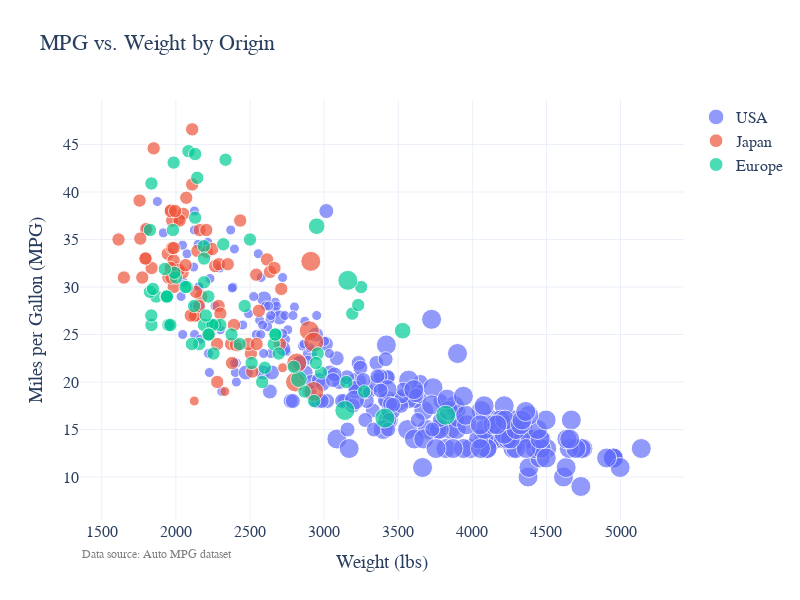

Here is the notebook cell this chart was saved with:
### Code cell
fig = go.Figure()
max_size = 20

# Iterate over unique origins and create a scatter trace for each
for i, origin in enumerate(mpg['origin'].unique()):
    # Filter the DataFrame for the current origin
    subset = mpg[mpg['origin'] == origin]
    marker_sizes = max_size*subset['cylinders']/subset['cylinders'].max()
    # Create a hover text for each point
    hover_text = (
            subset['origin'] + "<br>"
                  "Weight: " + subset['weight'].astype(str) + "<br>"
                  "MPG: " + subset['mpg'].astype(str) + "<br>"
                  "Cylinders: " + subset['cylinders'].astype(str))
    # add a trace to the figure
    fig.add_trace(
        go.Scatter(
            x=subset['weight'], y=subset['mpg'],
            mode='markers',
            name=origin,
            marker=dict(size=marker_sizes, color=i),
            text=hover_text,
        )
    )
fig.add_annotation(
    text="Data source: Auto MPG dataset",
    xref="paper", yref="paper",
    x=0, y=-0.1,
    showarrow=False,
    font=dict(size=12, color="gray")
)
fig.update_layout(
    title='MPG vs. Weight by Origin',
    xaxis_title='Weight (lbs)',
    yaxis_title='Miles per Gallon (MPG)',
    width=800, height=600,
    template='plotly_white',
    font_family="Times", font_size=16,
)
fig.show()

### Figure 1 — Plotly figure (JSON) as saved in the notebook; plotly's stock layout.template omitted (floating-point values rounded to 4 significant figures; data arrays with more than 128 entries replaced by an {"elided": "..."} marker saying what was removed)
{"data": [{"marker": {"color": 0, "size": {"elided": "249 float values"}}, "mode": "markers", "name": "USA", "text": {"elided": "249 str values"}, "type": "scatter", "x": {"elided": "249 int values"}, "y": {"elided": "249 float values"}}, {"marker": {"color": 1, "size": [13.33, 13.33, 13.33, 13.33, 13.33, 13.33, 13.33, 10.0, 13.33, 13.33, 13.33, 13.33, 13.33, 10.0, 20.0, 13.33, 13.33, 13.33, 13.33, 13.33, 13.33, 13.33, 13.33, 13.33, 13.33, 13.33, 13.33, 13.33, 20.0, 13.33, 13.33, 13.33, 13.33, 20.0, 10.0, 13.33, 13.33, 13.33, 13.33, 13.33, 13.33, 13.33, 13.33, 13.33, 13.33, 13.33, 13.33, 13.33, 13.33, 13.33, 13.33, 13.33, 13.33, 13.33, 13.33, 20.0, 10.0, 13.33, 13.33, 13.33, 13.33, 13.33, 13.33, 13.33, 13.33, 13.33, 13.33, 13.33, 20.0, 20.0, 13.33, 13.33, 13.33, 13.33, 13.33, 13.33, 13.33, 13.33, 13.33]}, "mode": "markers", "name": "Japan", "text": ["Japan<br>Weight: 2372<br>MPG: 24.0<br>Cylinders: 4", "Japan<br>Weight: 2130<br>MPG: 27.0<br>Cylinders: 4", "Japan<br>Weight: 2130<br>MPG: 27.0<br>Cylinders: 4", "Japan<br>Weight: 2228<br>MPG: 25.0<br>Cylinders: 4", "Japan<br>Weight: 1773<br>MPG: 31.0<br>Cylinders: 4", "Japan<br>Weight: 1613<br>MPG: 35.0<br>Cylinders: 4", "Japan<br>Weight: 2278<br>MPG: 24.0<br>Cylinders: 4", "Japan<br>Weight: 2330<br>MPG: 19.0<br>Cylinders: 3", "Japan<br>Weight: 2288<br>MPG: 28.0<br>Cylinders: 4", "Japan<br>Weight: 2506<br>MPG: 23.0<br>Cylinders: 4", "Japan<br>Weight: 2100<br>MPG: 27.0<br>Cylinders: 4", "Japan<br>Weight: 2279<br>MPG: 20.0<br>Cylinders: 4", "Japan<br>Weight: 2379<br>MPG: 22.0<br>Cylinders: 4", "Japan<br>Weight: 2124<br>MPG: 18.0<br>Cylinders: 3", "Japan<br>Weight: 2807<br>MPG: 20.0<br>Cylinders: 6", "Japan<br>Weight: 1950<br>MPG: 31.0<br>Cylinders: 4", "Japan<br>Weight: 1836<br>MPG: 32.0<br>Cylinders: 4", "Japan<br>Weight: 1649<br>MPG: 31.0<br>Cylinders: 4", "Japan<br>Weight: 2003<br>MPG: 32.0<br>Cylinders: 4", "Japan<br>Weight: 2489<br>MPG: 24.0<br>Cylinders: 4", "Japan<br>Weight: 2391<br>MPG: 26.0<br>Cylinders: 4", "Japan<br>Weight: 2171<br>MPG: 29.0<br>Cylinders: 4", "Japan<br>Weight: 2702<br>MPG: 24.0<br>Cylinders: 4", "Japan<br>Weight: 2545<br>MPG: 24.0<br>Cylinders: 4", "Japan<br>Weight: 1795<br>MPG: 33.0<br>Cylinders: 4", "Japan<br>Weight: 1795<br>MPG: 33.0<br>Cylinders: 4", "Japan<br>Weight: 1990<br>MPG: 32.0<br>Cylinders: 4", "Japan<br>Weight: 2155<br>MPG: 28.0<br>Cylinders: 4", "Japan<br>Weight: 2930<br>MPG: 19.0<br>Cylinders: 6", "Japan<br>Weight: 2045<br>MPG: 31.5<br>Cylinders: 4", "Japan<br>Weight: 1945<br>MPG: 33.5<br>Cylinders: 4", "Japan<br>Weight: 2265<br>MPG: 26.0<br>Cylinders: 4", "Japan<br>Weight: 1985<br>MPG: 30.0<br>Cylinders: 4", "Japan<br>Weight: 2815<br>MPG: 22.0<br>Cylinders: 6", "Japan<br>Weight: 2720<br>MPG: 21.5<br>Cylinders: 3", "Japan<br>Weight: 1985<br>MPG: 32.8<br>Cylinders: 4", "Japan<br>Weight: 2070<br>MPG: 39.4<br>Cylinders: 4", "Japan<br>Weight: 1800<br>MPG: 36.1<br>Cylinders: 4", "Japan<br>Weight: 2560<br>MPG: 27.5<br>Cylinders: 4", "Japan<br>Weight: 2300<br>MPG: 27.2<br>Cylinders: 4", "Japan<br>Weight: 2515<br>MPG: 21.1<br>Cylinders: 4", "Japan<br>Weight: 2405<br>MPG: 23.9<br>Cylinders: 4", "Japan<br>Weight: 2135<br>MPG: 29.5<br>Cylinders: 4", "Japan<br>Weight: 1975<br>MPG: 34.1<br>Cylinders: 4", "Japan<br>Weight: 2020<br>MPG: 31.8<br>Cylinders: 4", "Japan<br>Weight: 1968<br>MPG: 38.1<br>Cylinders: 4", "Japan<br>Weight: 2019<br>MPG: 37.2<br>Cylinders: 4", "Japan<br>Weight: 2711<br>MPG: 29.8<br>Cylinders: 4", "Japan<br>Weight: 2542<br>MPG: 31.3<br>Cylinders: 4", "Japan<br>Weight: 2434<br>MPG: 37.0<br>Cylinders: 4", "Japan<br>Weight: 2265<br>MPG: 32.2<br>Cylinders: 4", "Japan<br>Weight: 2110<br>MPG: 46.6<br>Cylinders: 4", "Japan<br>Weight: 2110<br>MPG: 40.8<br>Cylinders: 4", "Japan<br>Weight: 1850<br>MPG: 44.6<br>Cylinders: 4", "Japan<br>Weight: 2145<br>MPG: 33.8<br>Cylinders: 4", "Japan<br>Weight: 2910<br>MPG: 32.7<br>Cylinders: 6", "Japan<br>Weight: 2420<br>MPG: 23.7<br>Cylinders: 3", "Japan<br>Weight: 2290<br>MPG: 32.4<br>Cylinders: 4", "Japan<br>Weight: 1755<br>MPG: 39.1<br>Cylinders: 4", "Japan<br>Weight: 1760<br>MPG: 35.1<br>Cylinders: 4", "Japan<br>Weight: 2065<br>MPG: 32.3<br>Cylinders: 4", "Japan<br>Weight: 1975<br>MPG: 37.0<br>Cylinders: 4", "Japan<br>Weight: 2050<br>MPG: 37.7<br>Cylinders: 4", "Japan<br>Weight: 1985<br>MPG: 34.1<br>Cylinders: 4", "Japan<br>Weight: 2210<br>MPG: 33.7<br>Cylinders: 4", "Japan<br>Weight: 2350<br>MPG: 32.4<br>Cylinders: 4", "Japan<br>Weight: 2615<br>MPG: 32.9<br>Cylinders: 4", "Japan<br>Weight: 2635<br>MPG: 31.6<br>Cylinders: 4", "Japan<br>Weight: 2900<br>MPG: 25.4<br>Cylinders: 6", "Japan<br>Weight: 2930<br>MPG: 24.2<br>Cylinders: 6", "Japan<br>Weight: 2025<br>MPG: 37.0<br>Cylinders: 4", "Japan<br>Weight: 1970<br>MPG: 31.0<br>Cylinders: 4", "Japan<br>Weight: 2160<br>MPG: 36.0<br>Cylinders: 4", "Japan<br>Weight: 2205<br>MPG: 36.0<br>Cylinders: 4", "Japan<br>Weight: 2245<br>MPG: 34.0<br>Cylinders: 4", "Japan<br>Weight: 1965<br>MPG: 38.0<br>Cylinders: 4", "Japan<br>Weight: 1965<br>MPG: 32.0<br>Cylinders: 4", "Japan<br>Weight: 1995<br>MPG: 38.0<br>Cylinders: 4", "Japan<br>Weight: 2665<br>MPG: 32.0<br>Cylinders: 4"], "type": "scatter", "x": [2372, 2130, 2130, 2228, 1773, 1613, 2278, 2330, 2288, 2506, 2100, 2279, 2379, 2124, 2807, 1950, 1836, 1649, 2003, 2489, 2391, 2171, 2702, 2545, 1795, 1795, 1990, 2155, 2930, 2045, 1945, 2265, 1985, 2815, 2720, 1985, 2070, 1800, 2560, 2300, 2515, 2405, 2135, 1975, 2020, 1968, 2019, 2711, 2542, 2434, 2265, 2110, 2110, 1850, 2145, 2910, 2420, 2290, 1755, 1760, 2065, 1975, 2050, 1985, 2210, 2350, 2615, 2635, 2900, 2930, 2025, 1970, 2160, 2205, 2245, 1965, 1965, 1995, 2665], "y": [24.0, 27.0, 27.0, 25.0, 31.0, 35.0, 24.0, 19.0, 28.0, 23.0, 27.0, 20.0, 22.0, 18.0, 20.0, 31.0, 32.0, 31.0, 32.0, 24.0, 26.0, 29.0, 24.0, 24.0, 33.0, 33.0, 32.0, 28.0, 19.0, 31.5, 33.5, 26.0, 30.0, 22.0, 21.5, 32.8, 39.4, 36.1, 27.5, 27.2, 21.1, 23.9, 29.5, 34.1, 31.8, 38.1, 37.2, 29.8, 31.3, 37.0, 32.2, 46.6, 40.8, 44.6, 33.8, 32.7, 23.7, 32.4, 39.1, 35.1, 32.3, 37.0, 37.7, 34.1, 33.7, 32.4, 32.9, 31.6, 25.4, 24.2, 37.0, 31.0, 36.0, 36.0, 34.0, 38.0, 32.0, 38.0, 32.0]}, {"marker": {"color": 2, "size": [13.33, 13.33, 13.33, 13.33, 13.33, 13.33, 13.33, 13.33, 13.33, 13.33, 13.33, 13.33, 13.33, 13.33, 13.33, 13.33, 13.33, 13.33, 13.33, 13.33, 13.33, 13.33, 13.33, 13.33, 13.33, 13.33, 13.33, 13.33, 13.33, 13.33, 13.33, 13.33, 13.33, 13.33, 13.33, 13.33, 13.33, 13.33, 13.33, 13.33, 20.0, 13.33, 13.33, 13.33, 13.33, 13.33, 16.67, 20.0, 13.33, 20.0, 13.33, 13.33, 16.67, 13.33, 13.33, 13.33, 13.33, 13.33, 13.33, 16.67, 13.33, 13.33, 13.33, 13.33, 13.33, 13.33, 13.33, 20.0, 13.33, 13.33]}, "mode": "markers", "name": "Europe", "text": ["Europe<br>Weight: 1835<br>MPG: 26.0<br>Cylinders: 4", "Europe<br>Weight: 2672<br>MPG: 25.0<br>Cylinders: 4", "Europe<br>Weight: 2430<br>MPG: 24.0<br>Cylinders: 4", "Europe<br>Weight: 2375<br>MPG: 25.0<br>Cylinders: 4", "Europe<br>Weight: 2234<br>MPG: 26.0<br>Cylinders: 4", "Europe<br>Weight: 2123<br>MPG: 28.0<br>Cylinders: 4", "Europe<br>Weight: 2074<br>MPG: 30.0<br>Cylinders: 4", "Europe<br>Weight: 2065<br>MPG: 30.0<br>Cylinders: 4", "Europe<br>Weight: 1834<br>MPG: 27.0<br>Cylinders: 4", "Europe<br>Weight: 2254<br>MPG: 23.0<br>Cylinders: 4", "Europe<br>Weight: 2933<br>MPG: 18.0<br>Cylinders: 4", "Europe<br>Weight: 2511<br>MPG: 22.0<br>Cylinders: 4", "Europe<br>Weight: 2979<br>MPG: 21.0<br>Cylinders: 4", "Europe<br>Weight: 2189<br>MPG: 26.0<br>Cylinders: 4", "Europe<br>Weight: 1950<br>MPG: 26.0<br>Cylinders: 4", "Europe<br>Weight: 2265<br>MPG: 26.0<br>Cylinders: 4", "Europe<br>Weight: 1867<br>MPG: 29.0<br>Cylinders: 4", "Europe<br>Weight: 2158<br>MPG: 24.0<br>Cylinders: 4", "Europe<br>Weight: 2582<br>MPG: 20.0<br>Cylinders: 4", "Europe<br>Weight: 2868<br>MPG: 19.0<br>Cylinders: 4", "Europe<br>Weight: 2660<br>MPG: 24.0<br>Cylinders: 4", "Europe<br>Weight: 2219<br>MPG: 29.0<br>Cylinders: 4", "Europe<br>Weight: 1963<br>MPG: 26.0<br>Cylinders: 4", "Europe<br>Weight: 2300<br>MPG: 26.0<br>Cylinders: 4", "Europe<br>Weight: 2108<br>MPG: 24.0<br>Cylinders: 4", "Europe<br>Weight: 2246<br>MPG: 26.0<br>Cylinders: 4", "Europe<br>Weight: 2000<br>MPG: 31.0<br>Cylinders: 4", "Europe<br>Weight: 2223<br>MPG: 25.0<br>Cylinders: 4", "Europe<br>Weight: 1937<br>MPG: 29.0<br>Cylinders: 4", "Europe<br>Weight: 2694<br>MPG: 23.0<br>Cylinders: 4", "Europe<br>Weight: 2957<br>MPG: 23.0<br>Cylinders: 4", "Europe<br>Weight: 2945<br>MPG: 22.0<br>Cylinders: 4", "Europe<br>Weight: 2671<br>MPG: 25.0<br>Cylinders: 4", "Europe<br>Weight: 2464<br>MPG: 28.0<br>Cylinders: 4", "Europe<br>Weight: 2220<br>MPG: 25.0<br>Cylinders: 4", "Europe<br>Weight: 2202<br>MPG: 27.0<br>Cylinders: 4", "Europe<br>Weight: 1937<br>MPG: 29.0<br>Cylinders: 4", "Europe<br>Weight: 1825<br>MPG: 29.5<br>Cylinders: 4", "Europe<br>Weight: 3150<br>MPG: 20.0<br>Cylinders: 4", "Europe<br>Weight: 3270<br>MPG: 19.0<br>Cylinders: 4", "Europe<br>Weight: 3820<br>MPG: 16.5<br>Cylinders: 6", "Europe<br>Weight: 1825<br>MPG: 36.0<br>Cylinders: 4", "Europe<br>Weight: 1940<br>MPG: 29.0<br>Cylinders: 4", "Europe<br>Weight: 2190<br>MPG: 30.5<br>Cylinders: 4", "Europe<br>Weight: 2600<br>MPG: 21.5<br>Cylinders: 4", "Europe<br>Weight: 1985<br>MPG: 43.1<br>Cylinders: 4", "Europe<br>Weight: 2830<br>MPG: 20.3<br>Cylinders: 5", "Europe<br>Weight: 3140<br>MPG: 17.0<br>Cylinders: 6", "Europe<br>Weight: 2795<br>MPG: 21.6<br>Cylinders: 4", "Europe<br>Weight: 3410<br>MPG: 16.2<br>Cylinders: 6", "Europe<br>Weight: 1990<br>MPG: 31.5<br>Cylinders: 4", "Europe<br>Weight: 1925<br>MPG: 31.9<br>Cylinders: 4", "Europe<br>Weight: 3530<br>MPG: 25.4<br>Cylinders: 5", "Europe<br>Weight: 3190<br>MPG: 27.2<br>Cylinders: 4", "Europe<br>Weight: 2130<br>MPG: 37.3<br>Cylinders: 4", "Europe<br>Weight: 2144<br>MPG: 41.5<br>Cylinders: 4", "Europe<br>Weight: 2188<br>MPG: 34.3<br>Cylinders: 4", "Europe<br>Weight: 2085<br>MPG: 44.3<br>Cylinders: 4", "Europe<br>Weight: 2335<br>MPG: 43.4<br>Cylinders: 4", "Europe<br>Weight: 2950<br>MPG: 36.4<br>Cylinders: 5", "Europe<br>Weight: 3250<br>MPG: 30.0<br>Cylinders: 4", "Europe<br>Weight: 1835<br>MPG: 40.9<br>Cylinders: 4", "Europe<br>Weight: 1845<br>MPG: 29.8<br>Cylinders: 4", "Europe<br>Weight: 2500<br>MPG: 35.0<br>Cylinders: 4", "Europe<br>Weight: 2190<br>MPG: 33.0<br>Cylinders: 4", "Europe<br>Weight: 2320<br>MPG: 34.5<br>Cylinders: 4", "Europe<br>Weight: 3230<br>MPG: 28.1<br>Cylinders: 4", "Europe<br>Weight: 3160<br>MPG: 30.7<br>Cylinders: 6", "Europe<br>Weight: 1980<br>MPG: 36.0<br>Cylinders: 4", "Europe<br>Weight: 2130<br>MPG: 44.0<br>Cylinders: 4"], "type": "scatter", "x": [1835, 2672, 2430, 2375, 2234, 2123, 2074, 2065, 1834, 2254, 2933, 2511, 2979, 2189, 1950, 2265, 1867, 2158, 2582, 2868, 2660, 2219, 1963, 2300, 2108, 2246, 2000, 2223, 1937, 2694, 2957, 2945, 2671, 2464, 2220, 2202, 1937, 1825, 3150, 3270, 3820, 1825, 1940, 2190, 2600, 1985, 2830, 3140, 2795, 3410, 1990, 1925, 3530, 3190, 2130, 2144, 2188, 2085, 2335, 2950, 3250, 1835, 1845, 2500, 2190, 2320, 3230, 3160, 1980, 2130], "y": [26.0, 25.0, 24.0, 25.0, 26.0, 28.0, 30.0, 30.0, 27.0, 23.0, 18.0, 22.0, 21.0, 26.0, 26.0, 26.0, 29.0, 24.0, 20.0, 19.0, 24.0, 29.0, 26.0, 26.0, 24.0, 26.0, 31.0, 25.0, 29.0, 23.0, 23.0, 22.0, 25.0, 28.0, 25.0, 27.0, 29.0, 29.5, 20.0, 19.0, 16.5, 36.0, 29.0, 30.5, 21.5, 43.1, 20.3, 17.0, 21.6, 16.2, 31.5, 31.9, 25.4, 27.2, 37.3, 41.5, 34.3, 44.3, 43.4, 36.4, 30.0, 40.9, 29.8, 35.0, 33.0, 34.5, 28.1, 30.7, 36.0, 44.0]}], "layout": {"annotations": [{"font": {"color": "gray", "size": 12}, "showarrow": false, "text": "Data source: Auto MPG dataset", "x": 0, "xref": "paper", "y": -0.1, "yref": "paper"}], "font": {"family": "Times", "size": 16}, "height": 600, "title": {"text": "MPG vs. Weight by Origin"}, "width": 800, "xaxis": {"title": {"text": "Weight (lbs)"}}, "yaxis": {"title": {"text": "Miles per Gallon (MPG)"}}}}
